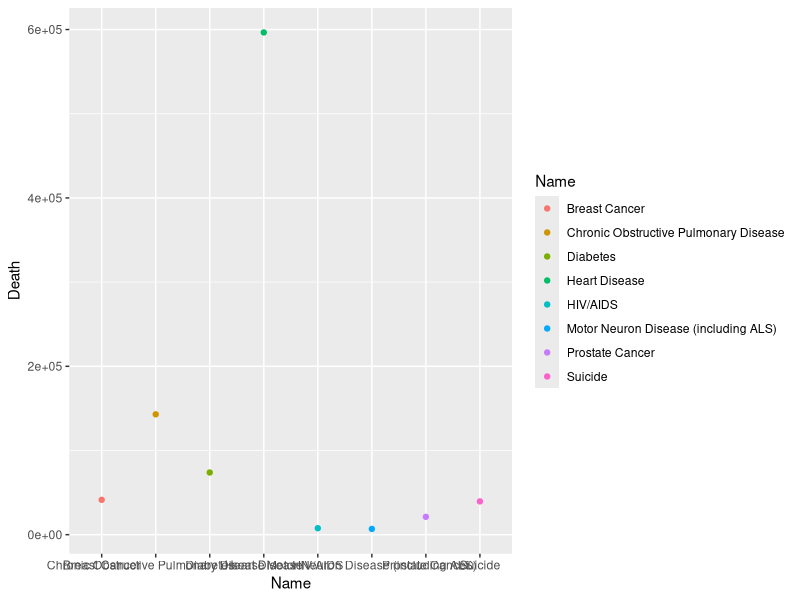

Here is the R script that generated this plot:
## ---- chunk 1
setwd("~/Desktop/qmssviz/Lab1")
dd <- read.csv("Donation-Disease.csv")
## ---- chunk 2
library(ggplot2)
qplot(x = Name, y = Death, data = dd, color = Name)
